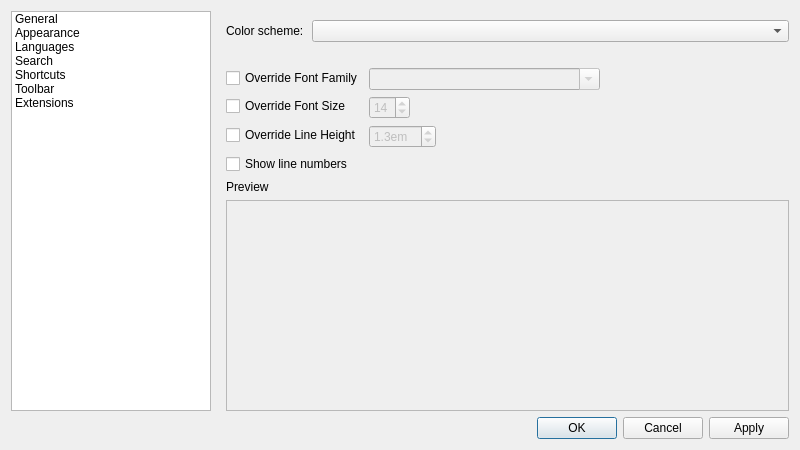
<?xml version="1.0" encoding="UTF-8"?>
<ui version="4.0">
 <class>frmPreferences</class>
 <widget class="QDialog" name="frmPreferences">
  <property name="geometry">
   <rect>
    <x>0</x>
    <y>0</y>
    <width>800</width>
    <height>450</height>
   </rect>
  </property>
  <property name="windowTitle">
   <string>Preferences</string>
  </property>
  <property name="windowIcon">
   <iconset resource="resources.qrc">
    <normaloff>:/icons/notepadqq/scalable/notepadqq.svg</normaloff>:/icons/notepadqq/scalable/notepadqq.svg</iconset>
  </property>
  <layout class="QVBoxLayout" name="verticalLayout_4">
   <item>
    <layout class="QHBoxLayout" name="horizontalLayout_5">
     <item>
      <widget class="QTreeWidget" name="treeWidget">
       <property name="sizePolicy">
        <sizepolicy hsizetype="Fixed" vsizetype="Expanding">
         <horstretch>0</horstretch>
         <verstretch>0</verstretch>
        </sizepolicy>
       </property>
       <property name="minimumSize">
        <size>
         <width>200</width>
         <height>0</height>
        </size>
       </property>
       <property name="maximumSize">
        <size>
         <width>200</width>
         <height>16777215</height>
        </size>
       </property>
       <property name="rootIsDecorated">
        <bool>false</bool>
       </property>
       <attribute name="headerVisible">
        <bool>false</bool>
       </attribute>
       <column>
        <property name="text">
         <string>1</string>
        </property>
       </column>
       <item>
        <property name="text">
         <string>General</string>
        </property>
       </item>
       <item>
        <property name="text">
         <string>Appearance</string>
        </property>
       </item>
       <item>
        <property name="text">
         <string>Languages</string>
        </property>
       </item>
       <item>
        <property name="text">
         <string>Search</string>
        </property>
       </item>
       <item>
        <property name="text">
         <string>Shortcuts</string>
        </property>
       </item>
       <item>
        <property name="text">
         <string>Toolbar</string>
        </property>
       </item>
       <item>
        <property name="text">
         <string>Extensions</string>
        </property>
       </item>
      </widget>
     </item>
     <item>
      <widget class="QStackedWidget" name="stackedWidget">
       <property name="currentIndex">
        <number>1</number>
       </property>
       <widget class="QWidget" name="pageGeneral">
        <layout class="QVBoxLayout" name="verticalLayout_6">
         <property name="topMargin">
          <number>9</number>
         </property>
         <property name="rightMargin">
          <number>0</number>
         </property>
         <property name="bottomMargin">
          <number>0</number>
         </property>
         <item>
          <widget class="QCheckBox" name="chkCollectStatistics">
           <property name="text">
            <string>Collect and transmit anonymous statistics to improve Notepadqq</string>
           </property>
          </widget>
         </item>
         <item>
          <widget class="QCheckBox" name="chkWarnForDifferentIndentation">
           <property name="text">
            <string>Warn when the indentation doesn't match the settings</string>
           </property>
          </widget>
         </item>
         <item>
          <widget class="QCheckBox" name="chkRememberSession">
           <property name="text">
            <string>Remember open tabs when closing Notepadqq</string>
           </property>
          </widget>
         </item>
         <item>
          <layout class="QHBoxLayout" name="horizontalLayout_2">
           <item>
            <widget class="QCheckBox" name="chkAutosave">
             <property name="toolTip">
              <string>This option allows Notepadqq to recover your documents after a crash even if they were not explicitly saved.</string>
             </property>
             <property name="text">
              <string>Backup open documents every</string>
             </property>
            </widget>
           </item>
           <item>
            <widget class="QSpinBox" name="sbAutosaveInterval">
             <property name="suffix">
              <string> seconds</string>
             </property>
             <property name="maximum">
              <number>3600</number>
             </property>
             <property name="value">
              <number>60</number>
             </property>
            </widget>
           </item>
           <item>
            <spacer name="horizontalSpacer">
             <property name="orientation">
              <enum>Qt::Horizontal</enum>
             </property>
             <property name="sizeHint" stdset="0">
              <size>
               <width>40</width>
               <height>20</height>
              </size>
             </property>
            </spacer>
           </item>
          </layout>
         </item>
         <item>
          <widget class="QCheckBox" name="chkExitOnLastTabClose">
           <property name="text">
            <string>Exit Notepadqq when closing the last Tab</string>
           </property>
          </widget>
         </item>
         <item>
          <layout class="QFormLayout" name="formLayout">
           <item row="1" column="0">
            <widget class="QLabel" name="localizationLabel">
             <property name="text">
              <string>Localization:</string>
             </property>
            </widget>
           </item>
           <item row="1" column="1">
            <widget class="QComboBox" name="localizationComboBox"/>
           </item>
          </layout>
         </item>
         <item>
          <spacer name="verticalSpacer_3">
           <property name="orientation">
            <enum>Qt::Vertical</enum>
           </property>
           <property name="sizeHint" stdset="0">
            <size>
             <width>20</width>
             <height>40</height>
            </size>
           </property>
          </spacer>
         </item>
        </layout>
       </widget>
       <widget class="QWidget" name="pageAppearance">
        <layout class="QVBoxLayout" name="verticalLayout_8" stretch="0,0,0,1">
         <property name="leftMargin">
          <number>9</number>
         </property>
         <property name="topMargin">
          <number>9</number>
         </property>
         <property name="rightMargin">
          <number>0</number>
         </property>
         <property name="bottomMargin">
          <number>0</number>
         </property>
         <item>
          <layout class="QVBoxLayout" name="verticalLayout_2">
           <property name="spacing">
            <number>0</number>
           </property>
           <item>
            <layout class="QHBoxLayout" name="horizontalLayout">
             <property name="spacing">
              <number>8</number>
             </property>
             <item>
              <widget class="QLabel" name="label_2">
               <property name="sizePolicy">
                <sizepolicy hsizetype="Fixed" vsizetype="Preferred">
                 <horstretch>0</horstretch>
                 <verstretch>0</verstretch>
                </sizepolicy>
               </property>
               <property name="text">
                <string>Color scheme:</string>
               </property>
              </widget>
             </item>
             <item>
              <widget class="QComboBox" name="cmbColorScheme"/>
             </item>
            </layout>
           </item>
           <item>
            <spacer name="verticalSpacer">
             <property name="orientation">
              <enum>Qt::Vertical</enum>
             </property>
             <property name="sizeType">
              <enum>QSizePolicy::Fixed</enum>
             </property>
             <property name="sizeHint" stdset="0">
              <size>
               <width>20</width>
               <height>20</height>
              </size>
             </property>
            </spacer>
           </item>
          </layout>
         </item>
         <item>
          <layout class="QFormLayout" name="formLayout_3">
           <item row="0" column="0">
            <widget class="QCheckBox" name="chkOverrideFontFamily">
             <property name="text">
              <string>Override Font Family</string>
             </property>
            </widget>
           </item>
           <item row="0" column="1">
            <widget class="QFontComboBox" name="cmbFontFamilies">
             <property name="enabled">
              <bool>false</bool>
             </property>
             <property name="sizePolicy">
              <sizepolicy hsizetype="Fixed" vsizetype="Fixed">
               <horstretch>0</horstretch>
               <verstretch>0</verstretch>
              </sizepolicy>
             </property>
             <property name="currentIndex">
              <number>-1</number>
             </property>
            </widget>
           </item>
           <item row="1" column="0">
            <widget class="QCheckBox" name="chkOverrideFontSize">
             <property name="text">
              <string>Override Font Size</string>
             </property>
            </widget>
           </item>
           <item row="1" column="1">
            <widget class="QSpinBox" name="spnFontSize">
             <property name="enabled">
              <bool>false</bool>
             </property>
             <property name="sizePolicy">
              <sizepolicy hsizetype="Fixed" vsizetype="Fixed">
               <horstretch>0</horstretch>
               <verstretch>0</verstretch>
              </sizepolicy>
             </property>
             <property name="minimum">
              <number>6</number>
             </property>
             <property name="maximum">
              <number>28</number>
             </property>
             <property name="value">
              <number>14</number>
             </property>
            </widget>
           </item>
           <item row="2" column="0">
            <widget class="QCheckBox" name="chkOverrideLineHeight">
             <property name="text">
              <string>Override Line Height</string>
             </property>
            </widget>
           </item>
           <item row="2" column="1">
            <widget class="QDoubleSpinBox" name="spnLineHeight">
             <property name="enabled">
              <bool>false</bool>
             </property>
             <property name="sizePolicy">
              <sizepolicy hsizetype="Fixed" vsizetype="Fixed">
               <horstretch>0</horstretch>
               <verstretch>0</verstretch>
              </sizepolicy>
             </property>
             <property name="suffix">
              <string>em</string>
             </property>
             <property name="decimals">
              <number>1</number>
             </property>
             <property name="maximum">
              <double>10.000000000000000</double>
             </property>
             <property name="singleStep">
              <double>0.100000000000000</double>
             </property>
             <property name="value">
              <double>1.300000000000000</double>
             </property>
            </widget>
           </item>
           <item row="3" column="0">
            <widget class="QCheckBox" name="chkShowLineNumbers">
             <property name="text">
              <string>Show line numbers</string>
             </property>
            </widget>
           </item>
          </layout>
         </item>
         <item>
          <widget class="QLabel" name="label_3">
           <property name="text">
            <string>Preview</string>
           </property>
          </widget>
         </item>
         <item>
          <widget class="QFrame" name="colorSchemePreviewFrame">
           <property name="frameShape">
            <enum>QFrame::StyledPanel</enum>
           </property>
           <property name="frameShadow">
            <enum>QFrame::Plain</enum>
           </property>
           <layout class="QVBoxLayout" name="verticalLayout">
            <property name="spacing">
             <number>0</number>
            </property>
            <property name="leftMargin">
             <number>0</number>
            </property>
            <property name="topMargin">
             <number>0</number>
            </property>
            <property name="rightMargin">
             <number>0</number>
            </property>
            <property name="bottomMargin">
             <number>0</number>
            </property>
           </layout>
          </widget>
         </item>
        </layout>
       </widget>
       <widget class="QWidget" name="pageLanguages">
        <layout class="QVBoxLayout" name="verticalLayout_9">
         <property name="leftMargin">
          <number>9</number>
         </property>
         <property name="topMargin">
          <number>9</number>
         </property>
         <property name="rightMargin">
          <number>0</number>
         </property>
         <property name="bottomMargin">
          <number>0</number>
         </property>
         <item>
          <widget class="QComboBox" name="cmbLanguages"/>
         </item>
         <item>
          <widget class="QFrame" name="frameLanguages">
           <property name="enabled">
            <bool>false</bool>
           </property>
           <property name="sizePolicy">
            <sizepolicy hsizetype="Preferred" vsizetype="Fixed">
             <horstretch>0</horstretch>
             <verstretch>0</verstretch>
            </sizepolicy>
           </property>
           <property name="minimumSize">
            <size>
             <width>0</width>
             <height>90</height>
            </size>
           </property>
           <property name="frameShape">
            <enum>QFrame::NoFrame</enum>
           </property>
           <property name="frameShadow">
            <enum>QFrame::Plain</enum>
           </property>
           <widget class="QLabel" name="label">
            <property name="geometry">
             <rect>
              <x>10</x>
              <y>10</y>
              <width>121</width>
              <height>27</height>
             </rect>
            </property>
            <property name="text">
             <string>Tab size:</string>
            </property>
           </widget>
           <widget class="QCheckBox" name="chkLanguages_IndentWithSpaces">
            <property name="geometry">
             <rect>
              <x>10</x>
              <y>40</y>
              <width>361</width>
              <height>22</height>
             </rect>
            </property>
            <property name="text">
             <string>Use spaces instead of tabs</string>
            </property>
           </widget>
           <widget class="QSpinBox" name="txtLanguages_TabSize">
            <property name="geometry">
             <rect>
              <x>140</x>
              <y>10</y>
              <width>71</width>
              <height>27</height>
             </rect>
            </property>
            <property name="minimum">
             <number>2</number>
            </property>
            <property name="maximum">
             <number>50</number>
            </property>
           </widget>
          </widget>
         </item>
         <item>
          <widget class="QCheckBox" name="chkLanguages_useDefaultSettings">
           <property name="text">
            <string>Use default settings</string>
           </property>
           <property name="checked">
            <bool>true</bool>
           </property>
          </widget>
         </item>
         <item>
          <spacer name="verticalSpacer_5">
           <property name="orientation">
            <enum>Qt::Vertical</enum>
           </property>
           <property name="sizeHint" stdset="0">
            <size>
             <width>20</width>
             <height>40</height>
            </size>
           </property>
          </spacer>
         </item>
        </layout>
       </widget>
       <widget class="QWidget" name="pageSearch">
        <layout class="QVBoxLayout" name="verticalLayout_5">
         <property name="topMargin">
          <number>9</number>
         </property>
         <property name="rightMargin">
          <number>0</number>
         </property>
         <property name="bottomMargin">
          <number>0</number>
         </property>
         <item>
          <widget class="QCheckBox" name="chkSearch_SearchAsIType">
           <property name="text">
            <string>Search as I type</string>
           </property>
          </widget>
         </item>
         <item>
          <widget class="QCheckBox" name="chkSearch_SaveHistory">
           <property name="text">
            <string>Save search history</string>
           </property>
          </widget>
         </item>
         <item>
          <spacer name="verticalSpacer_2">
           <property name="orientation">
            <enum>Qt::Vertical</enum>
           </property>
           <property name="sizeHint" stdset="0">
            <size>
             <width>20</width>
             <height>40</height>
            </size>
           </property>
          </spacer>
         </item>
        </layout>
       </widget>
       <widget class="QWidget" name="pageShortcuts"/>
       <widget class="QWidget" name="pageToolbar">
        <layout class="QHBoxLayout" name="horizontalLayout_4">
         <item>
          <widget class="QListWidget" name="listToolbarAll"/>
         </item>
         <item>
          <layout class="QVBoxLayout" name="verticalLayout_10" stretch="0,0">
           <property name="sizeConstraint">
            <enum>QLayout::SetDefaultConstraint</enum>
           </property>
           <item>
            <widget class="QWidget" name="widget" native="true">
             <property name="sizePolicy">
              <sizepolicy hsizetype="Preferred" vsizetype="Maximum">
               <horstretch>0</horstretch>
               <verstretch>0</verstretch>
              </sizepolicy>
             </property>
             <layout class="QVBoxLayout" name="verticalLayout_12">
              <property name="leftMargin">
               <number>5</number>
              </property>
              <property name="rightMargin">
               <number>5</number>
              </property>
              <item>
               <widget class="QPushButton" name="btnToolbarAdd">
                <property name="text">
                 <string>Add</string>
                </property>
                <property name="icon">
                 <iconset theme="go-next">
                  <normaloff>.</normaloff>.</iconset>
                </property>
               </widget>
              </item>
              <item>
               <widget class="QPushButton" name="btnToolbarRemove">
                <property name="text">
                 <string>Remove</string>
                </property>
                <property name="icon">
                 <iconset theme="go-previous">
                  <normaloff>.</normaloff>.</iconset>
                </property>
               </widget>
              </item>
             </layout>
            </widget>
           </item>
           <item>
            <widget class="QWidget" name="widget_2" native="true">
             <property name="sizePolicy">
              <sizepolicy hsizetype="Preferred" vsizetype="Maximum">
               <horstretch>0</horstretch>
               <verstretch>0</verstretch>
              </sizepolicy>
             </property>
             <layout class="QVBoxLayout" name="verticalLayout_13">
              <property name="leftMargin">
               <number>5</number>
              </property>
              <property name="rightMargin">
               <number>5</number>
              </property>
              <item>
               <widget class="QPushButton" name="btnToolbarUp">
                <property name="text">
                 <string>Move Up</string>
                </property>
                <property name="icon">
                 <iconset theme="go-up">
                  <normaloff>.</normaloff>.</iconset>
                </property>
               </widget>
              </item>
              <item>
               <widget class="QPushButton" name="btnToolbarDown">
                <property name="text">
                 <string>Move Down</string>
                </property>
                <property name="icon">
                 <iconset theme="go-down">
                  <normaloff>.</normaloff>.</iconset>
                </property>
               </widget>
              </item>
             </layout>
            </widget>
           </item>
          </layout>
         </item>
         <item>
          <layout class="QVBoxLayout" name="verticalLayout_11">
           <item>
            <widget class="QListWidget" name="listToolbarCurrent"/>
           </item>
           <item>
            <widget class="QPushButton" name="btnToolbarReset">
             <property name="sizePolicy">
              <sizepolicy hsizetype="Maximum" vsizetype="Fixed">
               <horstretch>0</horstretch>
               <verstretch>0</verstretch>
              </sizepolicy>
             </property>
             <property name="layoutDirection">
              <enum>Qt::LeftToRight</enum>
             </property>
             <property name="text">
              <string>Reset to Default</string>
             </property>
             <property name="icon">
              <iconset theme="edit-undo">
               <normaloff>.</normaloff>.</iconset>
             </property>
            </widget>
           </item>
          </layout>
         </item>
        </layout>
       </widget>
       <widget class="QWidget" name="pageExtensions">
        <layout class="QVBoxLayout" name="verticalLayout_7">
         <property name="leftMargin">
          <number>9</number>
         </property>
         <property name="topMargin">
          <number>9</number>
         </property>
         <property name="rightMargin">
          <number>0</number>
         </property>
         <property name="bottomMargin">
          <number>0</number>
         </property>
         <item>
          <widget class="QScrollArea" name="scrollArea">
           <property name="frameShape">
            <enum>QFrame::NoFrame</enum>
           </property>
           <property name="widgetResizable">
            <bool>true</bool>
           </property>
           <widget class="QWidget" name="scrollAreaWidgetContents">
            <property name="geometry">
             <rect>
              <x>0</x>
              <y>0</y>
              <width>565</width>
              <height>390</height>
             </rect>
            </property>
            <layout class="QVBoxLayout" name="verticalLayout_3">
             <item>
              <widget class="QGroupBox" name="groupBox_2">
               <property name="title">
                <string>Node.js runtime</string>
               </property>
               <layout class="QFormLayout" name="formLayout_2">
                <item row="0" column="0" colspan="2">
                 <widget class="QLabel" name="label_5">
                  <property name="text">
                   <string>Supported Node versions: 0.10, 0.11, 0.12</string>
                  </property>
                 </widget>
                </item>
                <item row="1" column="0">
                 <widget class="QLabel" name="label_4">
                  <property name="text">
                   <string>Node.js path:</string>
                  </property>
                 </widget>
                </item>
                <item row="1" column="1">
                 <layout class="QHBoxLayout" name="horizontalLayout_3">
                  <item>
                   <widget class="QLineEdit" name="txtNodejs"/>
                  </item>
                  <item>
                   <widget class="QPushButton" name="btnNodejsBrowse">
                    <property name="text">
                     <string>Browse...</string>
                    </property>
                   </widget>
                  </item>
                 </layout>
                </item>
                <item row="2" column="0">
                 <widget class="QLabel" name="label_7">
                  <property name="text">
                   <string>NPM path:</string>
                  </property>
                 </widget>
                </item>
                <item row="2" column="1">
                 <layout class="QHBoxLayout" name="horizontalLayout_6">
                  <item>
                   <widget class="QLineEdit" name="txtNpm"/>
                  </item>
                  <item>
                   <widget class="QPushButton" name="btnNpmBrowse">
                    <property name="text">
                     <string>Browse...</string>
                    </property>
                   </widget>
                  </item>
                 </layout>
                </item>
                <item row="4" column="0" colspan="2">
                 <widget class="QLabel" name="label_6">
                  <property name="text">
                   <string>WARNING: support for extensions is EXPERIMENTAL.</string>
                  </property>
                 </widget>
                </item>
                <item row="3" column="0">
                 <spacer name="verticalSpacer_6">
                  <property name="orientation">
                   <enum>Qt::Vertical</enum>
                  </property>
                  <property name="sizeType">
                   <enum>QSizePolicy::Fixed</enum>
                  </property>
                  <property name="sizeHint" stdset="0">
                   <size>
                    <width>20</width>
                    <height>20</height>
                   </size>
                  </property>
                 </spacer>
                </item>
               </layout>
              </widget>
             </item>
             <item>
              <spacer name="verticalSpacer_4">
               <property name="orientation">
                <enum>Qt::Vertical</enum>
               </property>
               <property name="sizeHint" stdset="0">
                <size>
                 <width>20</width>
                 <height>40</height>
                </size>
               </property>
              </spacer>
             </item>
            </layout>
           </widget>
          </widget>
         </item>
        </layout>
       </widget>
      </widget>
     </item>
    </layout>
   </item>
   <item>
    <widget class="QDialogButtonBox" name="buttonBox">
     <property name="standardButtons">
      <set>QDialogButtonBox::Apply|QDialogButtonBox::Cancel|QDialogButtonBox::Ok</set>
     </property>
     <property name="centerButtons">
      <bool>false</bool>
     </property>
    </widget>
   </item>
  </layout>
 </widget>
 <resources>
  <include location="resources.qrc"/>
 </resources>
 <connections/>
</ui>
